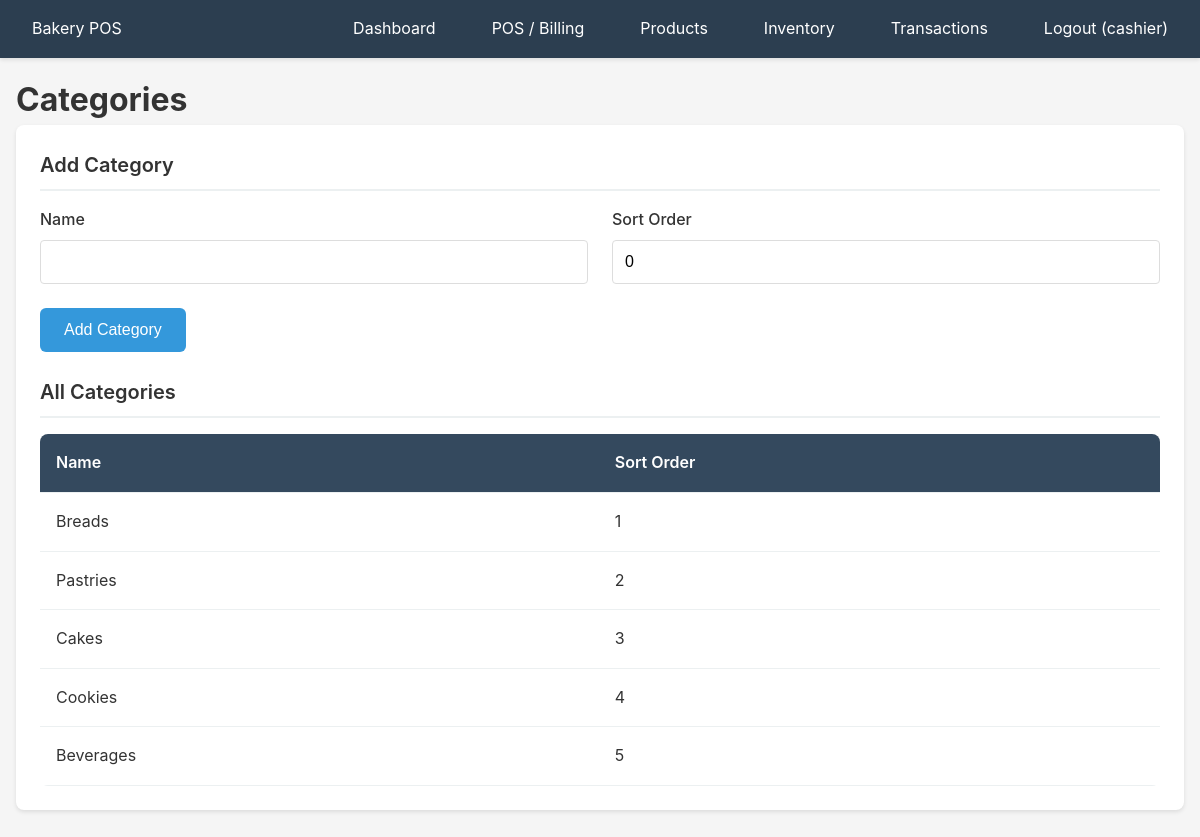
The page /categories (signed in) on the database its author committed.
### app/models/user.py (models this page shows)
class User(Base):
    __tablename__ = "users"
    id = Column(Integer, primary_key=True, index=True)
    username = Column(String(50), unique=True, nullable=False, index=True)
    email = Column(String(100), unique=True, nullable=False, index=True)
    password_hash = Column(String(255), nullable=False)
    role_id = Column(Integer, ForeignKey("roles.id"), nullable=False)
    is_active = Column(Boolean, default=True)
    created_at = Column(DateTime(timezone=True), server_default=func.now())
    role = relationship("Role", back_populates="users")
    sales = relationship("Sale", back_populates="cashier")
    shifts = relationship("Shift", back_populates="cashier")
    batches = relationship("Batch", back_populates="user")

### app/models/product.py (models this page shows)
class Category(Base):
    __tablename__ = "categories"
    id = Column(Integer, primary_key=True, index=True)
    name = Column(String(100), nullable=False, unique=True)
    sort_order = Column(Integer, default=0)
    products = relationship("Product", back_populates="category")

### app/routers/products.py (the view)
@router.get("/categories", response_class=HTMLResponse)
async def list_categories(
    request: Request,
    user_data: dict = Depends(require_auth),
    db: Session = Depends(get_db)
):
    categories = db.query(Category).order_by(Category.sort_order, Category.name).all()
    return templates.TemplateResponse(
        "products/categories.html",
        {"request": request, "user": user_data["user"], "categories": categories}
    )

### app/templates/products/categories.html (shortened to what this page needs)
{% extends "base.html" %}
{% block content %}
<h1>Categories</h1>
<div class="card">
    <h2 class="card-header">Add Category</h2>
    <form method="post" action="/categories" class="mb-3">
        <div class="grid grid-2">
            <div class="form-group">
                <label for="name">Name</label>
                <input type="text" id="name" name="name" required>
            </div>
            <div class="form-group">
                <label for="sort_order">Sort Order</label>
                <input type="number" id="sort_order" name="sort_order" value="0">
            </div>
        </div>
        <button type="submit" class="btn btn-primary">Add Category</button>
    </form>
    <h2 class="card-header">All Categories</h2>
    <table class="table">
        <thead>
            <tr>
                <th>Name</th>
                <th>Sort Order</th>
            </tr>
        </thead>
        <tbody>
            {% for category in categories %}
            <tr>
                <td>{{ category.name }}</td>
                <td>{{ category.sort_order }}</td>
            </tr>
            {% endfor %}
        </tbody>
    </table>
</div>
{% endblock %}

### app/templates/base.html (shortened to what this page needs)
<!DOCTYPE html>
<html lang="en">
<head>
    <link rel="stylesheet" href="/static/css/style.css">
</head>
<body>
    {% if user %}
    <header class="no-print">
        <nav>
            <div>
                <a href="/dashboard">Bakery POS</a>
            </div>
            <ul>
                <li><a href="/dashboard">Dashboard</a></li>
                <li><a href="/pos/checkout">POS / Billing</a></li>
                <li><a href="/products">Products</a></li>
                <li><a href="/inventory">Inventory</a></li>
                <li><a href="/transactions/history">Transactions</a></li>
                <li><a href="/logout">Logout ({{ user.username }})</a></li>
            </ul>
        </nav>
    </header>
    {% endif %}
    <main class="container">
        {% block content %}{% endblock %}
    </main>
</body>
</html>

### app/static/css/style.css (style rules this page uses)
* { margin: 0; padding: 0; box-sizing: border-box; }
body { font-family: -apple-system, BlinkMacSystemFont, 'Segoe UI', Roboto, Oxygen, Ubuntu, Cantarell, sans-serif; font-size: 16px; line-height: 1.6; color: #333; background-color: #f5f5f5; }
.container { max-width: 1400px; margin: 0 auto; padding: 1rem; }
header { background-color: #2c3e50; color: white; padding: 1rem 0; box-shadow: 0 2px 4px rgba(0,0,0,0.1); position: sticky; top: 0; z-index: 9999; width: 100%; }
nav { display: flex; justify-content: space-between; align-items: center; padding: 0 1rem; }
nav ul { list-style: none; display: flex; gap: 1.5rem; flex-wrap: wrap; }
nav a { color: white; text-decoration: none; padding: 0.5rem 1rem; border-radius: 4px; transition: background-color 0.2s; }
.btn { display: inline-block; padding: 0.75rem 1.5rem; font-size: 1rem; border: none; border-radius: 6px; cursor: pointer; text-decoration: none; text-align: center; transition: all 0.2s; min-height: 44px; min-width: 44px; }
.btn-primary { background-color: #3498db; color: white; }
.form-group { margin-bottom: 1.5rem; }
.form-group label { display: block; margin-bottom: 0.5rem; font-weight: 500; }
.form-group input, .form-group select, .form-group textarea { width: 100%; padding: 0.75rem; font-size: 1rem; border: 1px solid #ddd; border-radius: 4px; min-height: 44px; }
.card { background: white; border-radius: 8px; padding: 1.5rem; margin-bottom: 1.5rem; box-shadow: 0 2px 4px rgba(0,0,0,0.1); }
.card-header { font-size: 1.25rem; font-weight: 600; margin-bottom: 1rem; padding-bottom: 0.5rem; border-bottom: 2px solid #ecf0f1; }
.table { width: 100%; border-collapse: collapse; background: white; border-radius: 8px; overflow: hidden; }
.table th, .table td { padding: 1rem; text-align: left; border-bottom: 1px solid #ecf0f1; }
.table th { background-color: #34495e; color: white; font-weight: 600; }
.grid { display: grid; gap: 1.5rem; }
.grid-2 { grid-template-columns: repeat(auto-fit, minmax(300px, 1fr)); }
.mb-3 { margin-bottom: 1.5rem; }

### rows shown on the page
User: username "cashier"
Category: name "Breads", sort_order "1"
Category: name "Pastries", sort_order "2"
Category: name "Cakes", sort_order "3"
Category: name "Cookies", sort_order "4"
Category: name "Beverages", sort_order "5"
